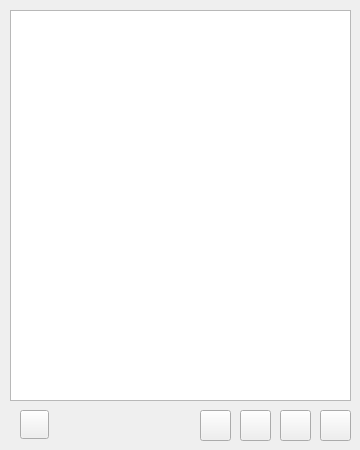
<?xml version="1.0" encoding="UTF-8"?>
<ui version="4.0">
 <class>LifeChoresWindow</class>
 <widget class="QMainWindow" name="LifeChoresWindow">
  <property name="geometry">
   <rect>
    <x>0</x>
    <y>0</y>
    <width>360</width>
    <height>450</height>
   </rect>
  </property>
  <property name="minimumSize">
   <size>
    <width>360</width>
    <height>450</height>
   </size>
  </property>
  <property name="maximumSize">
   <size>
    <width>360</width>
    <height>450</height>
   </size>
  </property>
  <property name="font">
   <font>
    <family>微软雅黑</family>
   </font>
  </property>
  <property name="windowTitle">
   <string>MainWindow</string>
  </property>
  <property name="autoFillBackground">
   <bool>false</bool>
  </property>
  <property name="styleSheet">
   <string notr="true">border-image: url(:/new/prefix1/Resource/BackgroundOfChores.png);</string>
  </property>
  <widget class="QWidget" name="centralWidget">
   <widget class="QListWidget" name="ListOfNote">
    <property name="enabled">
     <bool>true</bool>
    </property>
    <property name="geometry">
     <rect>
      <x>10</x>
      <y>10</y>
      <width>341</width>
      <height>391</height>
     </rect>
    </property>
    <property name="minimumSize">
     <size>
      <width>0</width>
      <height>0</height>
     </size>
    </property>
    <property name="maximumSize">
     <size>
      <width>16777215</width>
      <height>16777215</height>
     </size>
    </property>
    <property name="font">
     <font>
      <family>微软雅黑</family>
      <pointsize>12</pointsize>
      <weight>50</weight>
      <bold>false</bold>
     </font>
    </property>
    <property name="mouseTracking">
     <bool>false</bool>
    </property>
    <property name="toolTip">
     <string>&lt;html&gt;&lt;head/&gt;&lt;body&gt;&lt;p align=&quot;justify&quot;&gt;&lt;br/&gt;&lt;/p&gt;&lt;/body&gt;&lt;/html&gt;</string>
    </property>
    <property name="autoFillBackground">
     <bool>false</bool>
    </property>
    <property name="styleSheet">
     <string notr="true">border-image: url(:/new/prefix1/Resource/BackgroundOfNote.png);</string>
    </property>
    <property name="verticalScrollBarPolicy">
     <enum>Qt::ScrollBarAsNeeded</enum>
    </property>
    <property name="horizontalScrollBarPolicy">
     <enum>Qt::ScrollBarAlwaysOff</enum>
    </property>
    <property name="autoScroll">
     <bool>true</bool>
    </property>
    <property name="showDropIndicator" stdset="0">
     <bool>true</bool>
    </property>
    <property name="horizontalScrollMode">
     <enum>QAbstractItemView::ScrollPerPixel</enum>
    </property>
   </widget>
   <widget class="QPushButton" name="AddNote">
    <property name="geometry">
     <rect>
      <x>200</x>
      <y>410</y>
      <width>31</width>
      <height>31</height>
     </rect>
    </property>
    <property name="minimumSize">
     <size>
      <width>0</width>
      <height>0</height>
     </size>
    </property>
    <property name="maximumSize">
     <size>
      <width>16777215</width>
      <height>16777215</height>
     </size>
    </property>
    <property name="styleSheet">
     <string notr="true">border-image: url(:/new/prefix1/Resource/AddNoteOfNote.png);</string>
    </property>
    <property name="text">
     <string/>
    </property>
   </widget>
   <widget class="QPushButton" name="DeleteNote">
    <property name="geometry">
     <rect>
      <x>240</x>
      <y>410</y>
      <width>31</width>
      <height>31</height>
     </rect>
    </property>
    <property name="minimumSize">
     <size>
      <width>0</width>
      <height>0</height>
     </size>
    </property>
    <property name="maximumSize">
     <size>
      <width>16777215</width>
      <height>16777215</height>
     </size>
    </property>
    <property name="styleSheet">
     <string notr="true">border-image: url(:/new/prefix1/Resource/DeleteNoteOfNote.png);</string>
    </property>
    <property name="text">
     <string/>
    </property>
   </widget>
   <widget class="QPushButton" name="EditNote">
    <property name="geometry">
     <rect>
      <x>280</x>
      <y>410</y>
      <width>31</width>
      <height>31</height>
     </rect>
    </property>
    <property name="minimumSize">
     <size>
      <width>0</width>
      <height>0</height>
     </size>
    </property>
    <property name="maximumSize">
     <size>
      <width>16777215</width>
      <height>16777215</height>
     </size>
    </property>
    <property name="styleSheet">
     <string notr="true">border-image: url(:/new/prefix1/Resource/EditNoteOfNote.png);</string>
    </property>
    <property name="text">
     <string/>
    </property>
   </widget>
   <widget class="QPushButton" name="ListAllNote">
    <property name="geometry">
     <rect>
      <x>320</x>
      <y>410</y>
      <width>31</width>
      <height>31</height>
     </rect>
    </property>
    <property name="styleSheet">
     <string notr="true">border-image: url(:/new/prefix1/Resource/ShowAllNoteOfNote.png);</string>
    </property>
    <property name="text">
     <string/>
    </property>
   </widget>
   <widget class="QPushButton" name="Refresh">
    <property name="geometry">
     <rect>
      <x>20</x>
      <y>410</y>
      <width>29</width>
      <height>29</height>
     </rect>
    </property>
    <property name="minimumSize">
     <size>
      <width>29</width>
      <height>29</height>
     </size>
    </property>
    <property name="maximumSize">
     <size>
      <width>29</width>
      <height>29</height>
     </size>
    </property>
    <property name="styleSheet">
     <string notr="true">border-image: url(:/new/prefix1/Resource/RefreshNoteOfNote.png);</string>
    </property>
    <property name="text">
     <string/>
    </property>
   </widget>
   <zorder>AddNote</zorder>
   <zorder>DeleteNote</zorder>
   <zorder>EditNote</zorder>
   <zorder>ListOfNote</zorder>
   <zorder>ListAllNote</zorder>
   <zorder>Refresh</zorder>
  </widget>
 </widget>
 <layoutdefault spacing="6" margin="11"/>
 <resources/>
 <connections/>
</ui>
